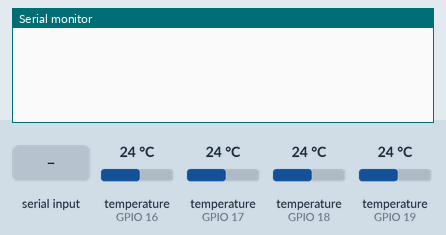
Bench run of a sketch on a simulated ESP32. Parts: the last lines printed to the serial monitor. The inputs (shaded band) are chosen by the test bench; at power-on: temperature (sensors on GPIO 16, GPIO 17, GPIO 18, GPIO 19) 24 °C.

Above: at 1.2 s.
1.3 s: "PING\n" received over Serial
At 1.7 s:
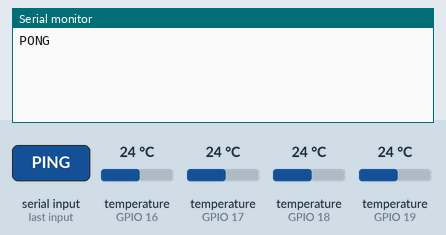
3.3 s: temperature (sensor on GPIO 16) set to 12 °C
At 4.5 s:
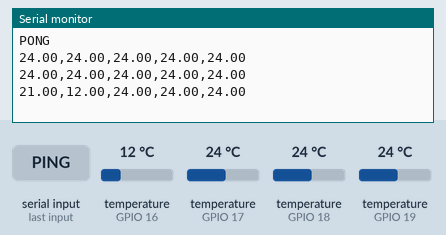
4.8 s: temperature (sensor on GPIO 17) set to 12 °C
At 5.3 s:
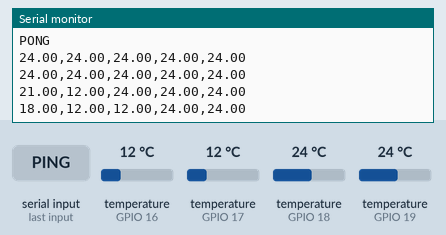
6.3 s: temperature (sensor on GPIO 18) set to 12 °C
At 7.6 s:
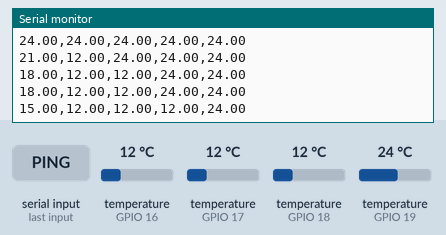
7.8 s: temperature (sensor on GPIO 19) set to 12 °C
At 8.7 s:
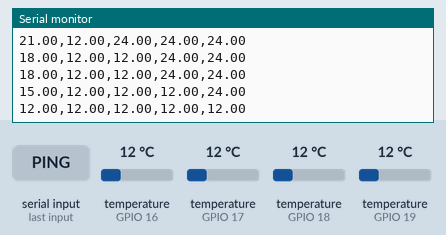
9.3 s: temperature (sensor on GPIO 16) set to 19 °C
At 10.3 s:
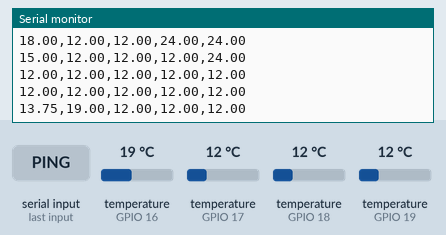
Timing chart, 0 to 11.8 s (numbered marks = the images above; inputs shaded):
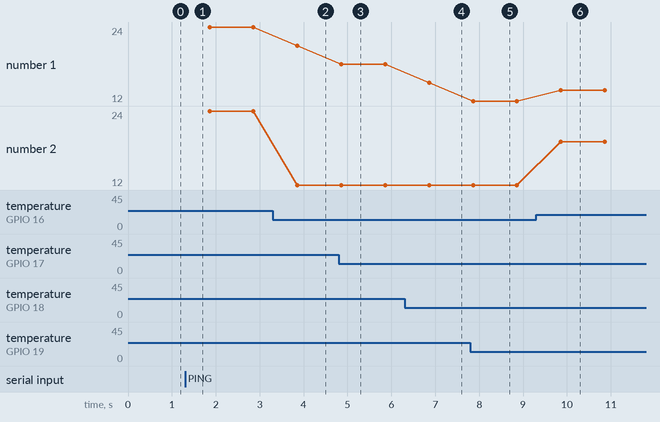

The sketch:

temperatura.ino
```cpp
#include <OneWire.h>
#include <DallasTemperature.h>

#define PIN_SENSOR_1 16
#define PIN_SENSOR_2 17
#define PIN_SENSOR_3 18
#define PIN_SENSOR_4 19

const uint8_t NUM_SENSORES = 4;
const uint8_t RESOLUCION_BITS = 12;
const unsigned long TIEMPO_CONVERSION_MS = 750;
const unsigned long PERIODO_MUESTREO_MS = 1000;
const float TEMP_INVALIDA_85 = 85.0;
const float TOLERANCIA_85 = 0.05;
const uint8_t FALLOS_PARA_DESCONEXION = 3;

OneWire bus1(PIN_SENSOR_1);
OneWire bus2(PIN_SENSOR_2);
OneWire bus3(PIN_SENSOR_3);
OneWire bus4(PIN_SENSOR_4);

DallasTemperature sensor1(&bus1);
DallasTemperature sensor2(&bus2);
DallasTemperature sensor3(&bus3);
DallasTemperature sensor4(&bus4);

DallasTemperature* sensores[NUM_SENSORES] = {&sensor1, &sensor2, &sensor3, &sensor4};

float lecturas[NUM_SENSORES];
float ultimasValidas[NUM_SENSORES];
uint8_t fallosConsecutivos[NUM_SENSORES];

bool transmitiendo = true;
bool conversionEnCurso = false;
unsigned long marcaConversion = 0;
unsigned long marcaCiclo = 0;

void setup() {
  Serial.begin(115200);

  for (uint8_t i = 0; i < NUM_SENSORES; i++) {
    sensores[i]->begin();
    sensores[i]->setResolution(RESOLUCION_BITS);
    sensores[i]->setWaitForConversion(false);
    lecturas[i] = NAN;
    ultimasValidas[i] = NAN;
    fallosConsecutivos[i] = 0;
  }

  marcaCiclo = millis();
}

void loop() {
  procesarComandos();

  if (!transmitiendo) {
    return;
  }

  unsigned long ahora = millis();

  if (!conversionEnCurso && (ahora - marcaCiclo >= PERIODO_MUESTREO_MS)) {
    for (uint8_t i = 0; i < NUM_SENSORES; i++) {
      sensores[i]->requestTemperatures();
    }
    conversionEnCurso = true;
    marcaConversion = ahora;
    marcaCiclo = ahora;
    return;
  }

  if (conversionEnCurso && (ahora - marcaConversion >= TIEMPO_CONVERSION_MS)) {
    for (uint8_t i = 0; i < NUM_SENSORES; i++) {
      lecturas[i] = leerSensor(i);
    }
    conversionEnCurso = false;
    emitirTrama();
  }
}

float leerSensor(uint8_t indice) {
  float valor = sensores[indice]->getTempCByIndex(0);

  bool desconectado = (valor == DEVICE_DISCONNECTED_C);
  bool artefacto85 = (fabs(valor - TEMP_INVALIDA_85) < TOLERANCIA_85);

  if (desconectado || artefacto85) {
    if (fallosConsecutivos[indice] < FALLOS_PARA_DESCONEXION) {
      fallosConsecutivos[indice]++;
    }
    if (fallosConsecutivos[indice] >= FALLOS_PARA_DESCONEXION) {
      ultimasValidas[indice] = NAN;
      return NAN;
    }
    return ultimasValidas[indice];
  }

  fallosConsecutivos[indice] = 0;
  ultimasValidas[indice] = valor;
  return valor;
}

void emitirTrama() {
  float suma = 0.0;
  uint8_t validos = 0;

  for (uint8_t i = 0; i < NUM_SENSORES; i++) {
    if (!isnan(lecturas[i])) {
      suma += lecturas[i];
      validos++;
    }
  }

  if (validos > 0) {
    Serial.print(suma / validos, 2);
  } else {
    Serial.print("nan");
  }

  for (uint8_t i = 0; i < NUM_SENSORES; i++) {
    Serial.print(',');
    if (isnan(lecturas[i])) {
      Serial.print("nan");
    } else {
      Serial.print(lecturas[i], 2);
    }
  }

  Serial.println();
}

void procesarComandos() {
  if (!Serial.available()) {
    return;
  }

  String comando = Serial.readStringUntil('\n');
  comando.trim();
  comando.toUpperCase();

  if (comando == "PING") {
    Serial.println("PONG");
  } else if (comando == "START") {
    transmitiendo = true;
    conversionEnCurso = false;
    marcaCiclo = millis() - PERIODO_MUESTREO_MS;
  } else if (comando == "STOP") {
    transmitiendo = false;
    conversionEnCurso = false;
  }
}
```

Measured:
- after the input at 1.3 s, the serial monitor: prints a new line at once (image 1)
- after the input at 3.3 s, the serial monitor: prints a new line after 0.56 s (image 2)
- after the input at 4.8 s, the serial monitor: prints a new line after 0.06 s (image 3)
- after the input at 6.3 s, the serial monitor: prints a new line after 0.56 s (image 4)
- after the input at 7.8 s, the serial monitor: prints a new line after 0.06 s (image 5)
- after the input at 9.3 s, the serial monitor: prints a new line after 0.56 s (image 6)
- plotted number 1: 24 → 21 after the input at 3.3 s, 21 → 18 after the input at 4.8 s, 18 → 15 after the input at 6.3 s, 12 → 13.75 after the input at 9.3 s
- plotted number 2: 24 → 12 after the input at 3.3 s, 12 → 19 after the input at 9.3 s
